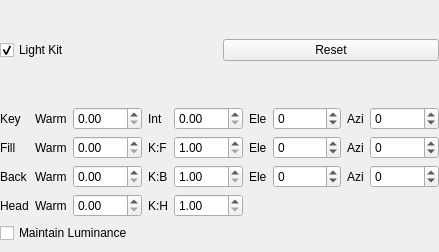
<?xml version="1.0" encoding="UTF-8"?>
<!-- SPDX-FileCopyrightText: Copyright (c) Kitware Inc. -->
<!-- SPDX-License-Identifier: BSD-3-Clause -->
<ui version="4.0">
 <class>LightsEditor</class>
 <widget class="QWidget" name="LightsEditor">
  <property name="geometry">
   <rect>
    <x>0</x>
    <y>0</y>
    <width>439</width>
    <height>252</height>
   </rect>
  </property>
  <property name="sizePolicy">
   <sizepolicy hsizetype="Preferred" vsizetype="Minimum">
    <horstretch>0</horstretch>
    <verstretch>0</verstretch>
   </sizepolicy>
  </property>
  <property name="windowTitle">
   <string>Lights Editor</string>
  </property>
  <layout class="QVBoxLayout" name="verticalLayout">
   <property name="leftMargin">
    <number>0</number>
   </property>
   <property name="topMargin">
    <number>0</number>
   </property>
   <property name="rightMargin">
    <number>0</number>
   </property>
   <property name="bottomMargin">
    <number>9</number>
   </property>
   <item>
    <widget class="QWidget" name="LightKitControls" native="true">
     <property name="minimumSize">
      <size>
       <width>0</width>
       <height>0</height>
      </size>
     </property>
     <layout class="QHBoxLayout" name="anotherHBoxLayout">
      <property name="leftMargin">
       <number>0</number>
      </property>
      <property name="topMargin">
       <number>0</number>
      </property>
      <property name="rightMargin">
       <number>0</number>
      </property>
      <property name="bottomMargin">
       <number>0</number>
      </property>
      <item>
       <widget class="QCheckBox" name="LightKit">
        <property name="toolTip">
         <string>Turn on or off all the lights in the lighting kit.</string>
        </property>
        <property name="text">
         <string>Light Kit</string>
        </property>
        <property name="checked">
         <bool>true</bool>
        </property>
       </widget>
      </item>
      <item>
       <widget class="QPushButton" name="Reset">
        <property name="toolTip">
         <string>Reset lights to their default values</string>
        </property>
        <property name="text">
         <string>Reset</string>
        </property>
       </widget>
      </item>
     </layout>
    </widget>
   </item>
   <item>
    <widget class="QWidget" name="lightKitParams" native="true">
     <layout class="QGridLayout" name="gridLayout">
      <property name="leftMargin">
       <number>0</number>
      </property>
      <property name="topMargin">
       <number>0</number>
      </property>
      <property name="rightMargin">
       <number>0</number>
      </property>
      <property name="bottomMargin">
       <number>0</number>
      </property>
      <item row="3" column="0">
       <widget class="QLabel" name="backLabel">
        <property name="toolTip">
         <string>The two back lights, one on the left of the object as seen from the observer and one on the right, fill on the high-contrast areas behind the object.</string>
        </property>
        <property name="text">
         <string>Back</string>
        </property>
       </widget>
      </item>
      <item row="4" column="4">
       <widget class="QDoubleSpinBox" name="HeadLightK_H_Ratio">
        <property name="sizePolicy">
         <sizepolicy hsizetype="Minimum" vsizetype="Fixed">
          <horstretch>1</horstretch>
          <verstretch>0</verstretch>
         </sizepolicy>
        </property>
        <property name="toolTip">
         <string>Set the Key-to-Head ratio. Similar to the Key-to-Fill ratio, this ratio controls how bright the headlight light is compared to the key light: larger values correspond to a dimmer headlight light. The headlight is special kind of fill light, lighting only the parts of the object that the camera can see. As such, a headlight tends to reduce the contrast of a scene. It can be used to fill in "shadows" of the object missed by the key and fill lights. The headlight should always be significantly dimmer than the key light: ratios of 2 to 15 are typical.</string>
        </property>
        <property name="minimum">
         <double>1.000000000000000</double>
        </property>
        <property name="singleStep">
         <double>0.500000000000000</double>
        </property>
       </widget>
      </item>
      <item row="2" column="1">
       <widget class="QLabel" name="fillWarmthLabel">
        <property name="toolTip">
         <string>The "Warmth" of the Fill Light. Warmth is a parameter that varies from 0 to 1, where 0 is "cold" (looks icy or lit by a very blue sky), 1 is "warm" (the red of a very red sunset, or the embers of a campfire), and 0.5 is a neutral white. The warmth scale is non-linear. Warmth values close to 0.5 are subtly "warmer" or "cooler," much like a warmer tungsten incandescent bulb, a cooler halogen, or daylight (cooler still). Moving further away from 0.5, colors become more quickly varying towards blues and reds. With regards to aesthetics, extremes of warmth should be used sparingly.</string>
        </property>
        <property name="text">
         <string>Warm</string>
        </property>
       </widget>
      </item>
      <item row="2" column="7">
       <widget class="QLabel" name="fillAzimuthLabel">
        <property name="toolTip">
         <string>The Fill Light Azimuth. For simplicity, the position of lights in the LightKit can only be specified using angles: the elevation (latitude) and azimuth (longitude) of each light with respect to the camera, expressed in degrees. (Lights always shine on the camera's lookat point.) For example, a light at (elevation=0, azimuth=0) is located at the camera (a headlight). A light at (elevation=90, azimuth=0) is above the lookat point, shining down. Negative azimuth values move the lights clockwise as seen above, positive values counter-clockwise. So, a light at (elevation=45, azimuth=-20) is above and in front of the object and shining slightly from the left side.</string>
        </property>
        <property name="text">
         <string>Azi</string>
        </property>
       </widget>
      </item>
      <item row="1" column="7">
       <widget class="QLabel" name="keyAzimuthLabel">
        <property name="toolTip">
         <string>The Key Light Azimuth. For simplicity, the position of lights in the LightKit can only be specified using angles: the elevation (latitude) and azimuth (longitude) of each light with respect to the camera, expressed in degrees. (Lights always shine on the camera's lookat point.) For example, a light at (elevation=0, azimuth=0) is located at the camera (a headlight). A light at (elevation=90, azimuth=0) is above the lookat point, shining down. Negative azimuth values move the lights clockwise as seen above, positive values counter-clockwise. So, a light at (elevation=45, azimuth=-20) is above and in front of the object and shining slightly from the left side.</string>
        </property>
        <property name="text">
         <string>Azi</string>
        </property>
       </widget>
      </item>
      <item row="3" column="6">
       <widget class="QDoubleSpinBox" name="BackLightElevation">
        <property name="sizePolicy">
         <sizepolicy hsizetype="Minimum" vsizetype="Fixed">
          <horstretch>1</horstretch>
          <verstretch>0</verstretch>
         </sizepolicy>
        </property>
        <property name="toolTip">
         <string>The Back Light Elevation. For simplicity, the position of lights in the LightKit can only be specified using angles: the elevation (latitude) and azimuth (longitude) of each light with respect to the camera, expressed in degrees. (Lights always shine on the camera's lookat point.) For example, a light at (elevation=0, azimuth=0) is located at the camera (a headlight). A light at (elevation=90, azimuth=0) is above the lookat point, shining down. Negative azimuth values move the lights clockwise as seen above, positive values counter-clockwise. So, a light at (elevation=45, azimuth=-20) is above and in front of the object and shining slightly from the left side.</string>
        </property>
        <property name="decimals">
         <number>0</number>
        </property>
        <property name="minimum">
         <double>-90.000000000000000</double>
        </property>
        <property name="maximum">
         <double>90.000000000000000</double>
        </property>
        <property name="singleStep">
         <double>10.000000000000000</double>
        </property>
       </widget>
      </item>
      <item row="1" column="4">
       <widget class="QDoubleSpinBox" name="KeyLightIntensity">
        <property name="sizePolicy">
         <sizepolicy hsizetype="Minimum" vsizetype="Fixed">
          <horstretch>1</horstretch>
          <verstretch>0</verstretch>
         </sizepolicy>
        </property>
        <property name="toolTip">
         <string>The Intensity of the Key Light.  0 = off and 1 = full intensity.</string>
        </property>
        <property name="maximum">
         <double>1.000000000000000</double>
        </property>
        <property name="singleStep">
         <double>0.100000000000000</double>
        </property>
       </widget>
      </item>
      <item row="3" column="4">
       <widget class="QDoubleSpinBox" name="BackLightK_B_Ratio">
        <property name="sizePolicy">
         <sizepolicy hsizetype="Minimum" vsizetype="Fixed">
          <horstretch>1</horstretch>
          <verstretch>0</verstretch>
         </sizepolicy>
        </property>
        <property name="toolTip">
         <string>Set the Key-to-Back Ratio. This ratio controls how bright the back lights are compared to the key light: larger values correspond to dimmer back lights. The back lights fill in the remaining high-contrast regions behind the object. Values between 2 and 10 are good.</string>
        </property>
        <property name="minimum">
         <double>1.000000000000000</double>
        </property>
        <property name="singleStep">
         <double>0.500000000000000</double>
        </property>
       </widget>
      </item>
      <item row="4" column="1">
       <widget class="QLabel" name="headWarmthLabel">
        <property name="toolTip">
         <string>The "Warmth" of the Headlight. Warmth is a parameter that varies from 0 to 1, where 0 is "cold" (looks icy or lit by a very blue sky), 1 is "warm" (the red of a very red sunset, or the embers of a campfire), and 0.5 is a neutral white. The warmth scale is non-linear. Warmth values close to 0.5 are subtly "warmer" or "cooler," much like a warmer tungsten incandescent bulb, a cooler halogen, or daylight (cooler still). Moving further away from 0.5, colors become more quickly varying towards blues and reds. With regards to aesthetics, extremes of warmth should be used sparingly.</string>
        </property>
        <property name="text">
         <string>Warm</string>
        </property>
       </widget>
      </item>
      <item row="1" column="2">
       <widget class="QDoubleSpinBox" name="KeyLightWarmth">
        <property name="sizePolicy">
         <sizepolicy hsizetype="Minimum" vsizetype="Fixed">
          <horstretch>1</horstretch>
          <verstretch>0</verstretch>
         </sizepolicy>
        </property>
        <property name="toolTip">
         <string>The "Warmth" of the Key Light. Warmth is a parameter that varies from 0 to 1, where 0 is "cold" (looks icy or lit by a very blue sky), 1 is "warm" (the red of a very red sunset, or the embers of a campfire), and 0.5 is a neutral white. The warmth scale is non-linear. Warmth values close to 0.5 are subtly "warmer" or "cooler," much like a warmer tungsten incandescent bulb, a cooler halogen, or daylight (cooler still). Moving further away from 0.5, colors become more quickly varying towards blues and reds. With regards to aesthetics, extremes of warmth should be used sparingly.</string>
        </property>
        <property name="buttonSymbols">
         <enum>QAbstractSpinBox::UpDownArrows</enum>
        </property>
        <property name="maximum">
         <double>1.000000000000000</double>
        </property>
        <property name="singleStep">
         <double>0.100000000000000</double>
        </property>
       </widget>
      </item>
      <item row="2" column="0">
       <widget class="QLabel" name="fillLabel">
        <property name="toolTip">
         <string>The Fill Light is usually positioned across from or opposite from the key light (though still on the same side of the object as the camera) in order to simulate diffuse reflections from other objects in the scene.</string>
        </property>
        <property name="text">
         <string>Fill</string>
        </property>
       </widget>
      </item>
      <item row="2" column="8">
       <widget class="QDoubleSpinBox" name="FillLightAzimuth">
        <property name="sizePolicy">
         <sizepolicy hsizetype="Minimum" vsizetype="Fixed">
          <horstretch>1</horstretch>
          <verstretch>0</verstretch>
         </sizepolicy>
        </property>
        <property name="toolTip">
         <string>The Fill Light Azimuth. For simplicity, the position of lights in the LightKit can only be specified using angles: the elevation (latitude) and azimuth (longitude) of each light with respect to the camera, expressed in degrees. (Lights always shine on the camera's lookat point.) For example, a light at (elevation=0, azimuth=0) is located at the camera (a headlight). A light at (elevation=90, azimuth=0) is above the lookat point, shining down. Negative azimuth values move the lights clockwise as seen above, positive values counter-clockwise. So, a light at (elevation=45, azimuth=-20) is above and in front of the object and shining slightly from the left side.</string>
        </property>
        <property name="decimals">
         <number>0</number>
        </property>
        <property name="minimum">
         <double>-180.000000000000000</double>
        </property>
        <property name="maximum">
         <double>180.000000000000000</double>
        </property>
        <property name="singleStep">
         <double>10.000000000000000</double>
        </property>
       </widget>
      </item>
      <item row="2" column="6">
       <widget class="QDoubleSpinBox" name="FillLightElevation">
        <property name="sizePolicy">
         <sizepolicy hsizetype="Minimum" vsizetype="Fixed">
          <horstretch>1</horstretch>
          <verstretch>0</verstretch>
         </sizepolicy>
        </property>
        <property name="toolTip">
         <string>The Fill Light Elevation. For simplicity, the position of lights in the LightKit can only be specified using angles: the elevation (latitude) and azimuth (longitude) of each light with respect to the camera, expressed in degrees. (Lights always shine on the camera's lookat point.) For example, a light at (elevation=0, azimuth=0) is located at the camera (a headlight). A light at (elevation=90, azimuth=0) is above the lookat point, shining down. Negative azimuth values move the lights clockwise as seen above, positive values counter-clockwise. So, a light at (elevation=45, azimuth=-20) is above and in front of the object and shining slightly from the left side.</string>
        </property>
        <property name="decimals">
         <number>0</number>
        </property>
        <property name="minimum">
         <double>-90.000000000000000</double>
        </property>
        <property name="maximum">
         <double>90.000000000000000</double>
        </property>
        <property name="singleStep">
         <double>10.000000000000000</double>
        </property>
       </widget>
      </item>
      <item row="1" column="6">
       <widget class="QDoubleSpinBox" name="KeyLightElevation">
        <property name="sizePolicy">
         <sizepolicy hsizetype="Minimum" vsizetype="Fixed">
          <horstretch>1</horstretch>
          <verstretch>0</verstretch>
         </sizepolicy>
        </property>
        <property name="toolTip">
         <string>The Key Light Elevation. For simplicity, the position of lights in the LightKit can only be specified using angles: the elevation (latitude) and azimuth (longitude) of each light with respect to the camera, expressed in degrees. (Lights always shine on the camera's lookat point.) For example, a light at (elevation=0, azimuth=0) is located at the camera (a headlight). A light at (elevation=90, azimuth=0) is above the lookat point, shining down. Negative azimuth values move the lights clockwise as seen above, positive values counter-clockwise. So, a light at (elevation=45, azimuth=-20) is above and in front of the object and shining slightly from the left side.</string>
        </property>
        <property name="decimals">
         <number>0</number>
        </property>
        <property name="minimum">
         <double>-90.000000000000000</double>
        </property>
        <property name="maximum">
         <double>90.000000000000000</double>
        </property>
        <property name="singleStep">
         <double>10.000000000000000</double>
        </property>
       </widget>
      </item>
      <item row="1" column="0">
       <widget class="QLabel" name="keyLabel">
        <property name="toolTip">
         <string>The Key Light is the main light.  It is usually positioned so that it appears like an overhead light (like the sun or a ceiling light).  It is generally positioned to shine down from about a 45 degree angle vertically and at least a little offset side to side. The key light is usually at least about twice as bright as the total of all other lights in the scene to provide good modeling of object features.</string>
        </property>
        <property name="text">
         <string>Key</string>
        </property>
       </widget>
      </item>
      <item row="1" column="8">
       <widget class="QDoubleSpinBox" name="KeyLightAzimuth">
        <property name="sizePolicy">
         <sizepolicy hsizetype="Minimum" vsizetype="Fixed">
          <horstretch>1</horstretch>
          <verstretch>0</verstretch>
         </sizepolicy>
        </property>
        <property name="toolTip">
         <string>The Key Light Azimuth. For simplicity, the position of lights in the LightKit can only be specified using angles: the elevation (latitude) and azimuth (longitude) of each light with respect to the camera, expressed in degrees. (Lights always shine on the camera's lookat point.) For example, a light at (elevation=0, azimuth=0) is located at the camera (a headlight). A light at (elevation=90, azimuth=0) is above the lookat point, shining down. Negative azimuth values move the lights clockwise as seen above, positive values counter-clockwise. So, a light at (elevation=45, azimuth=-20) is above and in front of the object and shining slightly from the left side.</string>
        </property>
        <property name="decimals">
         <number>0</number>
        </property>
        <property name="minimum">
         <double>-180.000000000000000</double>
        </property>
        <property name="maximum">
         <double>180.000000000000000</double>
        </property>
        <property name="singleStep">
         <double>10.000000000000000</double>
        </property>
       </widget>
      </item>
      <item row="4" column="3">
       <widget class="QLabel" name="headRatioLabel">
        <property name="toolTip">
         <string>Set the Key-to-Head ratio. Similar to the Key-to-Fill ratio, this ratio controls how bright the headlight light is compared to the key light: larger values correspond to a dimmer headlight light. The headlight is special kind of fill light, lighting only the parts of the object that the camera can see. As such, a headlight tends to reduce the contrast of a scene. It can be used to fill in "shadows" of the object missed by the key and fill lights. The headlight should always be significantly dimmer than the key light: ratios of 2 to 15 are typical.</string>
        </property>
        <property name="text">
         <string>K:H</string>
        </property>
       </widget>
      </item>
      <item row="4" column="2">
       <widget class="QDoubleSpinBox" name="HeadLightWarmth">
        <property name="sizePolicy">
         <sizepolicy hsizetype="Minimum" vsizetype="Fixed">
          <horstretch>1</horstretch>
          <verstretch>0</verstretch>
         </sizepolicy>
        </property>
        <property name="toolTip">
         <string>The "Warmth" of the Headlight. Warmth is a parameter that varies from 0 to 1, where 0 is "cold" (looks icy or lit by a very blue sky), 1 is "warm" (the red of a very red sunset, or the embers of a campfire), and 0.5 is a neutral white. The warmth scale is non-linear. Warmth values close to 0.5 are subtly "warmer" or "cooler," much like a warmer tungsten incandescent bulb, a cooler halogen, or daylight (cooler still). Moving further away from 0.5, colors become more quickly varying towards blues and reds. With regards to aesthetics, extremes of warmth should be used sparingly.</string>
        </property>
        <property name="maximum">
         <double>1.000000000000000</double>
        </property>
        <property name="singleStep">
         <double>0.100000000000000</double>
        </property>
       </widget>
      </item>
      <item row="2" column="5">
       <widget class="QLabel" name="fillElevationLabel">
        <property name="toolTip">
         <string>The Fill Light Elevation. For simplicity, the position of lights in the LightKit can only be specified using angles: the elevation (latitude) and azimuth (longitude) of each light with respect to the camera, expressed in degrees. (Lights always shine on the camera's lookat point.) For example, a light at (elevation=0, azimuth=0) is located at the camera (a headlight). A light at (elevation=90, azimuth=0) is above the lookat point, shining down. Negative azimuth values move the lights clockwise as seen above, positive values counter-clockwise. So, a light at (elevation=45, azimuth=-20) is above and in front of the object and shining slightly from the left side.</string>
        </property>
        <property name="text">
         <string>Ele</string>
        </property>
       </widget>
      </item>
      <item row="2" column="3">
       <widget class="QLabel" name="fillRatioLabel">
        <property name="toolTip">
         <string>Set the Key-to-Fill Ratio. This ratio controls how bright the fill light is compared to the key light: larger values correspond to a dimmer fill light. The purpose of the fill light is to light parts of the object not lit by the key light, while still maintaining contrast. This type of lighting may correspond to indirect illumination from the key light, bounced off a wall, floor, or other object. The fill light should never be brighter than the key light: a good range for the key-to-fill ratio is between 2 and 10.</string>
        </property>
        <property name="text">
         <string>K:F</string>
        </property>
       </widget>
      </item>
      <item row="1" column="3">
       <widget class="QLabel" name="keyIntensityLabel">
        <property name="toolTip">
         <string>The Intensity of the Key Light.  0 = off and 1 = full intensity.</string>
        </property>
        <property name="text">
         <string>Int</string>
        </property>
       </widget>
      </item>
      <item row="4" column="0">
       <widget class="QLabel" name="headLabel">
        <property name="toolTip">
         <string>The headlight, always located at the position of the camera, reduces the contrast between areas lit by the key and fill light.</string>
        </property>
        <property name="text">
         <string>Head</string>
        </property>
       </widget>
      </item>
      <item row="2" column="2">
       <widget class="QDoubleSpinBox" name="FillLightWarmth">
        <property name="sizePolicy">
         <sizepolicy hsizetype="Minimum" vsizetype="Fixed">
          <horstretch>1</horstretch>
          <verstretch>0</verstretch>
         </sizepolicy>
        </property>
        <property name="toolTip">
         <string>The "Warmth" of the Fill Light. Warmth is a parameter that varies from 0 to 1, where 0 is "cold" (looks icy or lit by a very blue sky), 1 is "warm" (the red of a very red sunset, or the embers of a campfire), and 0.5 is a neutral white. The warmth scale is non-linear. Warmth values close to 0.5 are subtly "warmer" or "cooler," much like a warmer tungsten incandescent bulb, a cooler halogen, or daylight (cooler still). Moving further away from 0.5, colors become more quickly varying towards blues and reds. With regards to aesthetics, extremes of warmth should be used sparingly.</string>
        </property>
        <property name="maximum">
         <double>1.000000000000000</double>
        </property>
        <property name="singleStep">
         <double>0.100000000000000</double>
        </property>
       </widget>
      </item>
      <item row="3" column="8">
       <widget class="QDoubleSpinBox" name="BackLightAzimuth">
        <property name="sizePolicy">
         <sizepolicy hsizetype="Minimum" vsizetype="Fixed">
          <horstretch>1</horstretch>
          <verstretch>0</verstretch>
         </sizepolicy>
        </property>
        <property name="toolTip">
         <string>The Back Light Azimuth. For simplicity, the position of lights in the LightKit can only be specified using angles: the elevation (latitude) and azimuth (longitude) of each light with respect to the camera, expressed in degrees. (Lights always shine on the camera's lookat point.) For example, a light at (elevation=0, azimuth=0) is located at the camera (a headlight). A light at (elevation=90, azimuth=0) is above the lookat point, shining down. Negative azimuth values move the lights clockwise as seen above, positive values counter-clockwise. So, a light at (elevation=45, azimuth=-20) is above and in front of the object and shining slightly from the left side.</string>
        </property>
        <property name="decimals">
         <number>0</number>
        </property>
        <property name="minimum">
         <double>-180.000000000000000</double>
        </property>
        <property name="maximum">
         <double>180.000000000000000</double>
        </property>
        <property name="singleStep">
         <double>10.000000000000000</double>
        </property>
       </widget>
      </item>
      <item row="3" column="5">
       <widget class="QLabel" name="backElevationLabel">
        <property name="toolTip">
         <string>The Back Light Elevation. For simplicity, the position of lights in the LightKit can only be specified using angles: the elevation (latitude) and azimuth (longitude) of each light with respect to the camera, expressed in degrees. (Lights always shine on the camera's lookat point.) For example, a light at (elevation=0, azimuth=0) is located at the camera (a headlight). A light at (elevation=90, azimuth=0) is above the lookat point, shining down. Negative azimuth values move the lights clockwise as seen above, positive values counter-clockwise. So, a light at (elevation=45, azimuth=-20) is above and in front of the object and shining slightly from the left side.</string>
        </property>
        <property name="text">
         <string>Ele</string>
        </property>
       </widget>
      </item>
      <item row="3" column="3">
       <widget class="QLabel" name="backRatioLabel">
        <property name="toolTip">
         <string>Set the Key-to-Back Ratio. This ratio controls how bright the back lights are compared to the key light: larger values correspond to dimmer back lights. The back lights fill in the remaining high-contrast regions behind the object. Values between 2 and 10 are good.</string>
        </property>
        <property name="text">
         <string>K:B</string>
        </property>
       </widget>
      </item>
      <item row="1" column="5">
       <widget class="QLabel" name="keyElevationLabel">
        <property name="toolTip">
         <string>The Key Light Elevation. For simplicity, the position of lights in the LightKit can only be specified using angles: the elevation (latitude) and azimuth (longitude) of each light with respect to the camera, expressed in degrees. (Lights always shine on the camera's lookat point.) For example, a light at (elevation=0, azimuth=0) is located at the camera (a headlight). A light at (elevation=90, azimuth=0) is above the lookat point, shining down. Negative azimuth values move the lights clockwise as seen above, positive values counter-clockwise. So, a light at (elevation=45, azimuth=-20) is above and in front of the object and shining slightly from the left side.</string>
        </property>
        <property name="text">
         <string>Ele</string>
        </property>
       </widget>
      </item>
      <item row="1" column="1">
       <widget class="QLabel" name="keyWarmthLabel">
        <property name="toolTip">
         <string>The "Warmth" of the Key Light. Warmth is a parameter that varies from 0 to 1, where 0 is "cold" (looks icy or lit by a very blue sky), 1 is "warm" (the red of a very red sunset, or the embers of a campfire), and 0.5 is a neutral white. The warmth scale is non-linear. Warmth values close to 0.5 are subtly "warmer" or "cooler," much like a warmer tungsten incandescent bulb, a cooler halogen, or daylight (cooler still). Moving further away from 0.5, colors become more quickly varying towards blues and reds. With regards to aesthetics, extremes of warmth should be used sparingly.</string>
        </property>
        <property name="text">
         <string>Warm</string>
        </property>
       </widget>
      </item>
      <item row="3" column="1">
       <widget class="QLabel" name="backWarmthLabel">
        <property name="toolTip">
         <string>The "Warmth" of the Back Light. Warmth is a parameter that varies from 0 to 1, where 0 is "cold" (looks icy or lit by a very blue sky), 1 is "warm" (the red of a very red sunset, or the embers of a campfire), and 0.5 is a neutral white. The warmth scale is non-linear. Warmth values close to 0.5 are subtly "warmer" or "cooler," much like a warmer tungsten incandescent bulb, a cooler halogen, or daylight (cooler still). Moving further away from 0.5, colors become more quickly varying towards blues and reds. With regards to aesthetics, extremes of warmth should be used sparingly.</string>
        </property>
        <property name="text">
         <string>Warm</string>
        </property>
       </widget>
      </item>
      <item row="3" column="7">
       <widget class="QLabel" name="backAzimuthLabel">
        <property name="toolTip">
         <string>The Back Light Azimuth. For simplicity, the position of lights in the LightKit can only be specified using angles: the elevation (latitude) and azimuth (longitude) of each light with respect to the camera, expressed in degrees. (Lights always shine on the camera's lookat point.) For example, a light at (elevation=0, azimuth=0) is located at the camera (a headlight). A light at (elevation=90, azimuth=0) is above the lookat point, shining down. Negative azimuth values move the lights clockwise as seen above, positive values counter-clockwise. So, a light at (elevation=45, azimuth=-20) is above and in front of the object and shining slightly from the left side.</string>
        </property>
        <property name="text">
         <string>Azi</string>
        </property>
       </widget>
      </item>
      <item row="5" column="0" colspan="4">
       <widget class="QCheckBox" name="MaintainLuminance">
        <property name="toolTip">
         <string>If Maintain Luminance is set, the LightKit will attempt to maintain the apparent intensity of lights based on their perceptual brightnesses.</string>
        </property>
        <property name="text">
         <string>Maintain Luminance</string>
        </property>
       </widget>
      </item>
      <item row="3" column="2">
       <widget class="QDoubleSpinBox" name="BackLightWarmth">
        <property name="sizePolicy">
         <sizepolicy hsizetype="Minimum" vsizetype="Fixed">
          <horstretch>1</horstretch>
          <verstretch>0</verstretch>
         </sizepolicy>
        </property>
        <property name="toolTip">
         <string>The "Warmth" of the Back Light. Warmth is a parameter that varies from 0 to 1, where 0 is "cold" (looks icy or lit by a very blue sky), 1 is "warm" (the red of a very red sunset, or the embers of a campfire), and 0.5 is a neutral white. The warmth scale is non-linear. Warmth values close to 0.5 are subtly "warmer" or "cooler," much like a warmer tungsten incandescent bulb, a cooler halogen, or daylight (cooler still). Moving further away from 0.5, colors become more quickly varying towards blues and reds. With regards to aesthetics, extremes of warmth should be used sparingly.</string>
        </property>
        <property name="maximum">
         <double>1.000000000000000</double>
        </property>
        <property name="singleStep">
         <double>0.100000000000000</double>
        </property>
       </widget>
      </item>
      <item row="2" column="4">
       <widget class="QDoubleSpinBox" name="FillLightK_F_Ratio">
        <property name="sizePolicy">
         <sizepolicy hsizetype="Minimum" vsizetype="Fixed">
          <horstretch>1</horstretch>
          <verstretch>0</verstretch>
         </sizepolicy>
        </property>
        <property name="toolTip">
         <string>Set the Key-to-Fill Ratio. This ratio controls how bright the fill light is compared to the key light: larger values correspond to a dimmer fill light. The purpose of the fill light is to light parts of the object not lit by the key light, while still maintaining contrast. This type of lighting may correspond to indirect illumination from the key light, bounced off a wall, floor, or other object. The fill light should never be brighter than the key light: a good range for the key-to-fill ratio is between 2 and 10.</string>
        </property>
        <property name="minimum">
         <double>1.000000000000000</double>
        </property>
        <property name="singleStep">
         <double>0.500000000000000</double>
        </property>
       </widget>
      </item>
     </layout>
    </widget>
   </item>
  </layout>
 </widget>
 <tabstops>
  <tabstop>KeyLightWarmth</tabstop>
  <tabstop>KeyLightIntensity</tabstop>
  <tabstop>KeyLightElevation</tabstop>
  <tabstop>KeyLightAzimuth</tabstop>
  <tabstop>FillLightWarmth</tabstop>
  <tabstop>FillLightK_F_Ratio</tabstop>
  <tabstop>FillLightElevation</tabstop>
  <tabstop>FillLightAzimuth</tabstop>
  <tabstop>BackLightWarmth</tabstop>
  <tabstop>BackLightK_B_Ratio</tabstop>
  <tabstop>BackLightElevation</tabstop>
  <tabstop>BackLightAzimuth</tabstop>
  <tabstop>HeadLightWarmth</tabstop>
  <tabstop>HeadLightK_H_Ratio</tabstop>
 </tabstops>
 <resources/>
 <connections>
  <connection>
   <sender>LightKit</sender>
   <signal>toggled(bool)</signal>
   <receiver>lightKitParams</receiver>
   <slot>setVisible(bool)</slot>
   <hints>
    <hint type="sourcelabel">
     <x>28</x>
     <y>11</y>
    </hint>
    <hint type="destinationlabel">
     <x>30</x>
     <y>35</y>
    </hint>
   </hints>
  </connection>
 </connections>
 <slots>
  <slot>resetLights()</slot>
 </slots>
</ui>
